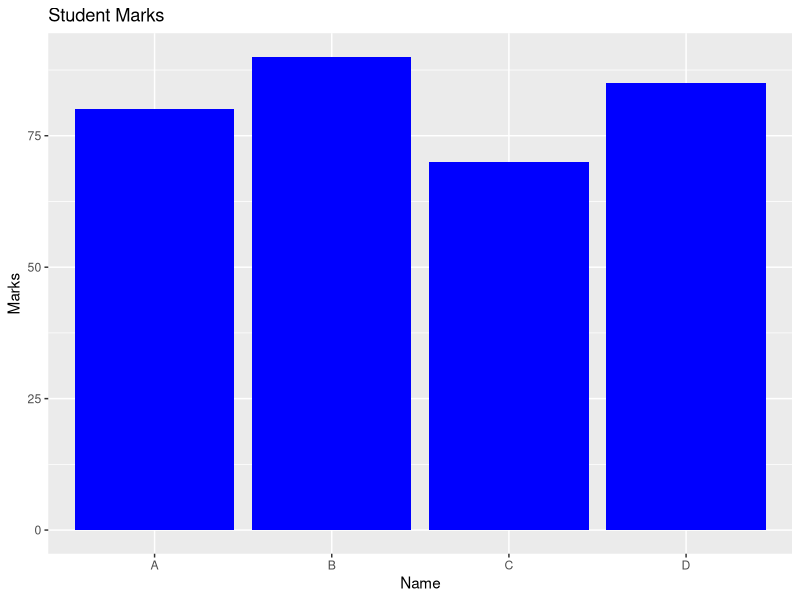

R code for this plot:
install.packages("ggplot2")
library(ggplot2)
data <- data.frame(
Name = c("A", "B", "C", "D"),
Marks = c(80, 90, 70, 85)
)
ggplot(data, aes(x = Name, y = Marks)) +
geom_bar(stat = "identity", fill = "blue") +
labs(
title = "Student Marks",

x = "Name",
y = "Marks"
)
